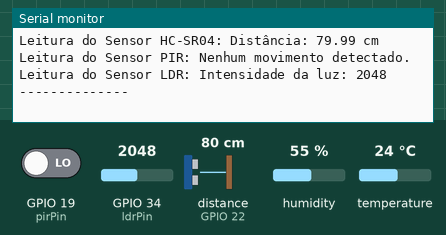
A sketch run on a simulated ESP32. On the bench: the last lines printed to the serial monitor. Wiring (from diagram.json): ultrasonic range finder: trigger GPIO 23; echo GPIO 22. The test bench sets the inputs (shaded band); at power-on: GPIO 19 (pirPin) LOW, distance to the obstacle (sensor on GPIO 22) 80 cm, humidity 55 %, GPIO 34 (ldrPin) = 2048, temperature 24 °C. The echo pulse lasts 58.3 µs per cm.

Above: at 2.8 s.
2.9 s: GPIO 19 (pirPin) driven HIGH
7.5 s: distance to the obstacle (sensor on GPIO 22) set to 2 cm
At 8.9 s:
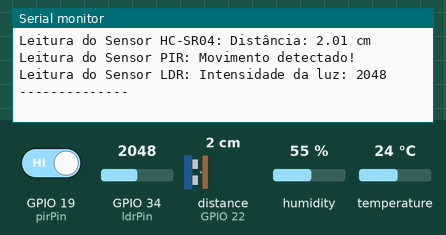
10.2 s: humidity set to 22 %
12.9 s: GPIO 34 (ldrPin) set to 2866
At 15.3 s:
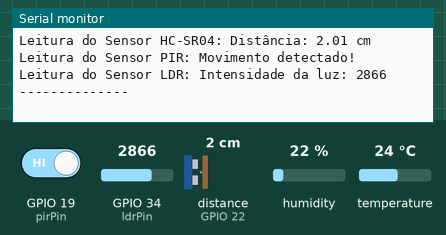
15.6 s: temperature set to 12 °C
18.3 s: distance to the obstacle (sensor on GPIO 22) set to 4 cm
Timing chart, 0 to 21.3 s (numbered marks = the images above; inputs shaded):
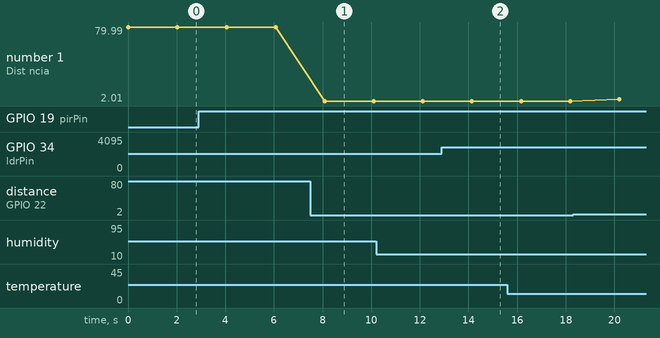

The sketch:

sketch.ino
```cpp
// Configurações
#include <DHT.h>
#define DHTPIN 21       // Pino conectado ao DHT22
#define DHTTYPE DHT22   // Definindo o tipo de sensor DHT22
DHT dht(DHTPIN, DHTTYPE);  // Inicializa o sensor DHT22

const int trigPin = 23;  // Pino TRIG do HC-SR04
const int echoPin = 22;  // Pino ECHO do HC-SR04

const int pirPin = 19;   // Pino do sensor PIR

const int ldrPin = 34;   // Pino analógico do LDR

void setup() {
  Serial.begin(115200);
  Serial.println("Inicializando!");

  dht.begin();  // Inicializa o sensor DHT22

  // Inicializa o sensor HC-SR04
  pinMode(trigPin, OUTPUT);  // Configura o pino TRIG como saída
  pinMode(echoPin, INPUT);   // Configura o pino ECHO como entrada

  // Inicializa o sensor PIR
  pinMode(pirPin, INPUT);    // Configura o pino do PIR como entrada
}

void loop() {
  // Leitura do sensor DHT22 (umidade e temperatura)
  float temp = dht.readTemperature();
  float hum = dht.readHumidity();
  Serial.print("Leitura do Sensor DHT22: ");

  if (isnan(temp) || isnan(hum)) {
    Serial.println("Falha ao ler do sensor DHT22!");
  } else {
    Serial.print("Temperatura: ");
    Serial.print(temp);
    Serial.print(" °C, ");

    Serial.print("Umidade: ");
    Serial.print(hum);
    Serial.println(" %");
  }

  // Leitura do sensor HC-SR04 (distância)
  digitalWrite(trigPin, LOW);
  delayMicroseconds(2);
  digitalWrite(trigPin, HIGH);
  delayMicroseconds(10);
  digitalWrite(trigPin, LOW);

  long duration = pulseIn(echoPin, HIGH);  // Calcula o tempo do pulso ECHO
  float distance = (duration / 2.0) * 0.0343;  // Calcula a distância em cm
  Serial.print("Leitura do Sensor HC-SR04: ");

  if (duration == 0) {
    Serial.println("Falha ao medir a distância!");
  } else {
    Serial.print("Distância: ");
    Serial.print(distance);
    Serial.println(" cm");
  }

  // Leitura do sensor PIR (movimento)
  int pirValue = digitalRead(pirPin);
  Serial.print("Leitura do Sensor PIR: ");
  if (pirValue == HIGH) {
    Serial.println("Movimento detectado!");
  } else {
    Serial.println("Nenhum movimento detectado.");
  }

  // Leitura do sensor LDR (luz)
  int ldrValue = analogRead(ldrPin);
  Serial.print("Leitura do Sensor LDR: ");
  Serial.print("Intensidade da luz: ");
  Serial.println(ldrValue);

  Serial.println("--------------");
  delay(2000); // velocidade da simulação (2 segundos)
}
```

Measured:
- after the input at 7.5 s, the serial monitor: prints a new line after 0.58 s (image 1)
- after the input at 12.9 s, the serial monitor: prints a new line after 1.2 s (image 2)
- plotted number 1: 79.99 → 2.01 after the input at 7.5 s, 2.01 → 4.01 after the input at 18.3 s
